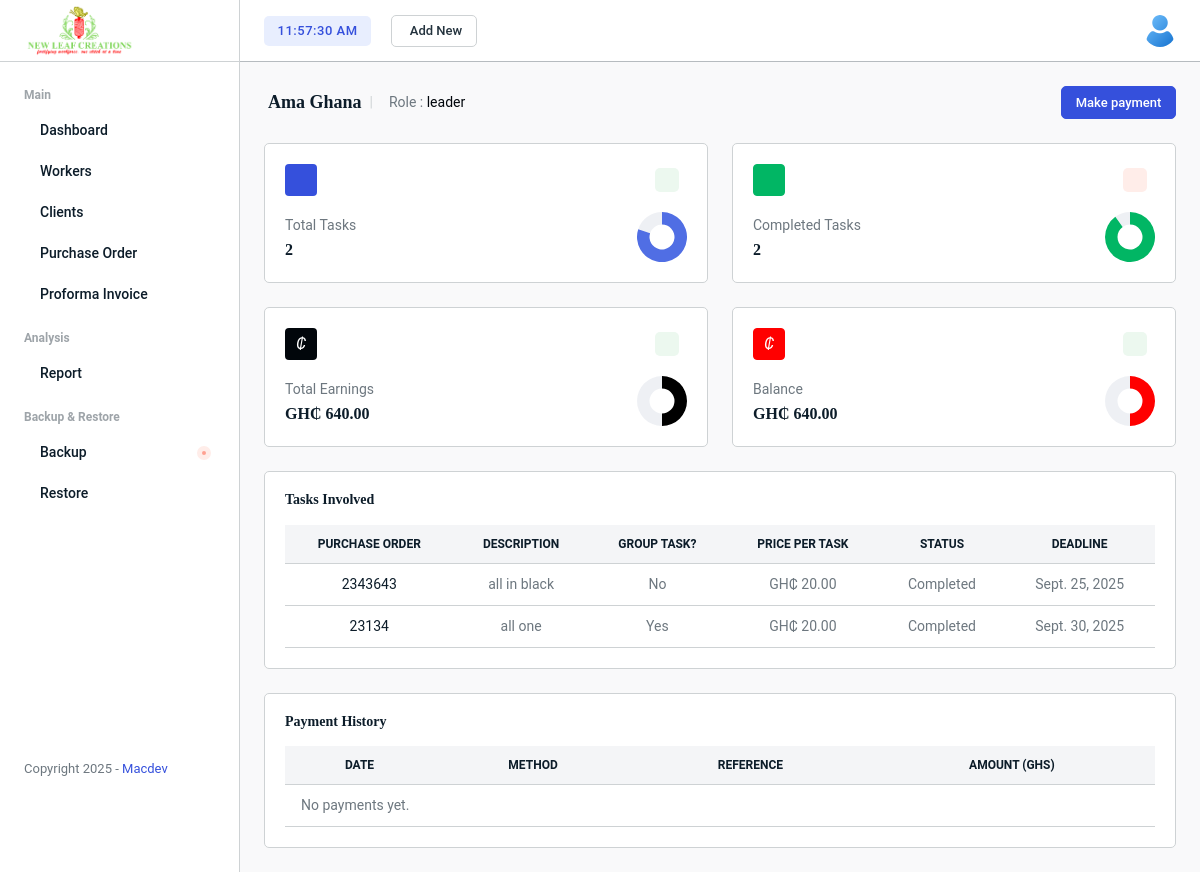
Screenshot of /workers/profile/30/ with the database file from the repository.
### workers/models.py (models this page shows, shortened)
class Worker(models.Model):
    name = models.CharField(max_length=100)
    phone = models.CharField(max_length=20, null=True)
    email = models.EmailField(blank=True)
    gender = models.CharField(max_length=10, choices=[('Male', 'Male'), ('Female', 'Female')], null=True)
    role = models.CharField(max_length=100, null=True)
    address = models.TextField(null=True)
    photo = models.ImageField(upload_to='img/users/', null=True, blank=True)
    is_active = models.BooleanField(default=True)
    registered_on = models.DateTimeField(auto_now_add=True, null=True)

### managementSystem/models.py (models this page shows, shortened)
class TaskAssignment(models.Model):
    order_item = models.ForeignKey(OrderItem, on_delete=models.CASCADE)
    workers = models.ManyToManyField(Worker)
    deadline = models.DateField()
    is_group_task = models.BooleanField(default=True)
    price_per_task = models.DecimalField(max_digits=10, decimal_places=2)  # user-defined price per task
    status = models.CharField(max_length=20, default='Assigned')

class OrderItem(models.Model):
    po = models.ForeignKey(PurchaseOrder, related_name='items', on_delete=models.CASCADE)
    order_no = models.CharField(max_length=100, null=True, blank=True)
    size = models.CharField(max_length=50, null=True, blank=True)
    color = models.CharField(max_length=50, null=True, blank=True)
    description = models.TextField()
    quantity = models.PositiveIntegerField()
    unit_price = models.DecimalField(max_digits=10, decimal_places=2)
    status = models.CharField(max_length=20, default='Pending')

class PurchaseOrder(models.Model):
    po_number = models.CharField(max_length=100, unique=True)
    client = models.ForeignKey(Client, on_delete=models.CASCADE)
    date = models.DateField()
    due_date = models.DateField()
    status = models.CharField(max_length=20, default='Pending')

### workers/views.py (the view)
# urls.py: path("profile/<int:worker_id>/", views.worker_profile, name="worker_profile"),
def worker_profile(request, worker_id):
    worker = get_object_or_404(Worker, id=worker_id)
    task_assignments = worker.taskassignment_set.select_related("order_item__po").prefetch_related("workers")
    total_tasks = task_assignments.count()
    completed_task = task_assignments.filter(order_item__status="Completed")
    completed_tasks = task_assignments.filter(order_item__status="Completed").count()
    total_earnings = 0
    for task in completed_task:
        if task.is_group_task:
            worker_share = (task.price_per_task * task.order_item.quantity) / task.workers.count() if task.workers.count() > 0 else 0
        else:
            worker_share = task.price_per_task * task.order_item.quantity
        total_earnings += worker_share
    total_paid = worker.payments.aggregate(s=Sum("amount"))["s"] or Decimal("0.00")
    payments = worker.payments.order_by("-payment_date", "-id")
    return render(request, "workers/worker_profile.html", {
        "worker": worker,
        "task_assignments": task_assignments,
        "total_tasks": total_tasks,
        "completed_tasks": completed_tasks,
        "total_earnings": total_earnings,
        "total_paid": total_paid,
        "balance": (total_earnings - total_paid).quantize(Decimal("0.01")),
        'payments': payments
    })

### managementSystem/context_processors.py (called while the page is built)
def notifications_context(request):
    if request.user.is_authenticated:
        notifications = Notification.objects.filter(user=request.user).order_by("-created_at")[:5]
        unread_count = Notification.objects.filter(user=request.user, is_read=False).count()
    else:
        notifications = []
        unread_count = 0
    return {
        "navbar_notifications": notifications,
        "unread_notifications": unread_count,
    }

### workers/templates/workers/worker_profile.html (shortened to what this page needs)
{% extends "base.html" %}
{% load static %}
{% block content %}
    <div class="main-wrapper">
        <div class="page-wrapper">
            <div class="content content-two pb-0">
                <div class="d-flex justify-content-between align-items-center mb-4">
                    <div class="d-flex align-items-center">
                        <h4 class="fw-bold">
							<a href="{% url 'workers:worker_list' %}" class="d-flex align-items-center me-2">
								{{ worker.name }}
							</a>
						</h4>
                        <span class="text-gray-1 me-2">|</span>
                        <div class="d-flex align-items-center">
                            <p>Role : <span class="text-dark">{{ worker.role }}</span></p>
                        </div>
                    </div>
                    {% if task_assignments %}
                    <div class="d-flex align-items-center">
                        <button class="btn btn-md btn-primary edit-btn" data-bs-toggle="modal" data-bs-target="#makePayment">Make payment</button>
                    </div>
                </div>
                <div class="row">
                    <div class="col-xxl-3 col-md-6 d-flex">
                        <div class="card flex-fill shadow-none">
                            <div class="card-body">
                                <div class="d-flex align-items-center justify-content-between mb-3">
                                    <div class="bg-primary avatar avatar-md rounded-1 flex-shrink-0">
                                    </div>
                                    <div class="d-flex align-items-center">
                                        <span class="avatar avatar-sm text-success badge bg-transparent-success"> </span>
                                    </div>
                                </div>
                                <div class="d-flex align-items-center justify-content-between">
                                    <div>
                                        <p class="mb-1">Total Tasks</p>
                                        <h5>{{ total_tasks }}</h5>
                                    </div>
                                    <div>
                                    </div>
                                </div>
                            </div>
                        </div>
                    </div>
                    <div class="col-xxl-3 col-md-6 d-flex">
                        <div class="card flex-fill shadow-none">
                            <div class="card-body">
                                <div class="d-flex align-items-center justify-content-between mb-3">
                                    <div class="bg-success avatar avatar-md rounded-1 flex-shrink-0">
                                    </div>
                                    <div class="d-flex align-items-center">
                                        <span class="avatar avatar-sm text-danger badge bg-transparent-danger">
										</span>
                                    </div>
                                </div>
                                <div class="d-flex align-items-center justify-content-between">
                                    <div>
                                        <p class="mb-1">Completed Tasks</p>
                                        <h5>{{ completed_tasks }}</h5>
                                    </div>
                                    <div>
                                    </div>
                                </div>
                            </div>
                        </div>
                    </div>
                    <div class="col-xxl-3 col-md-6 d-flex">
                        <div class="card flex-fill shadow-none">
                            <div class="card-body">
                                <div class="d-flex align-items-center justify-content-between mb-3">
                                    <div class="bg-dark avatar avatar-md rounded-1 flex-shrink-0">
                                        <i class="ti ti-currency- text-white fs-16 fw-normal">₵</i>
                                    </div>
                                    <div class="d-flex align-items-center">
                                        <span class="avatar avatar-sm text-success badge bg-transparent-success">
										</span>
                                    </div>
                                </div>
                                <div class="d-flex align-items-center justify-content-between">
                                    <div>
                                        <p class="mb-1">Total Earnings</p>
                                        <h5>GH₵ {{ total_earnings|floatformat:2 }}</h5>
                                    </div>
                                    <div>
                                    </div>
                                </div>
                            </div>
                        </div>
                    </div>
                    <div class="col-xxl-3 col-md-6 d-flex">
                        <div class="card flex-fill shadow-none">
                            <div class="card-body">
                                <div class="d-flex align-items-center justify-content-between mb-3">
                                    <div class="bg-danger avatar avatar-md rounded-1 flex-shrink-0">
                                        <i class="ti ti-currency- text-white fs-16 fw-normal">₵</i>
                                    </div>
                                    <div class="d-flex align-items-center">
                                        <span class="avatar avatar-sm text-success badge bg-transparent-success">
										</span>
                                    </div>
                                </div>
                                <div class="d-flex align-items-center justify-content-between">
                                    <div>
                                        <p class="mb-1">Balance</p>
                                        <h5>GH₵ {{ balance }}</h5>
                                    </div>
                                    <div>
                                    </div>
                                </div>
                            </div>
                        </div>
                    </div>
                </div>
                <div class="row">
                    <div class="col-xl-12">
                        <div class="card">
                            <div class="card-body">
                                <div class="d-flex align-items-center justify-content-between mb-3">
                                    <h6 class="fw-bold">Tasks Involved</h6>
                                </div>
                                <table class="table table-md">
                                    <thead class="thead-light text-uppercase text-center">
                                        <tr>
                                        <th>Purchase Order</th>
                                        <th>Description</th>
                                        <th>Group Task?</th>
                                        <th>Price per Task</th>
                                        <th>Status</th>
                                        <th>Deadline</th>
                                        </tr>
                                    </thead>
                                    <tbody>
                                        {% for task in task_assignments %}
                                        <tr class="text-center">
                                            <td><a href="{% url 'managementSystem:view_po' task.order_item.po.id %}">{{ task.order_item.po.po_number }}</a></td>
                                            <td>{{ task.order_item.description }}</td>
                                            <td>{% if task.is_group_task %} Yes {% else %} No {% endif %}</td>
                                            <td>GH₵ {{ task.price_per_task }}</td>
                                            <td>{{ task.order_item.status }}</td>
                                            <td>{{ task.deadline }}</td>
                                        </tr>
                                        {% empty %}
                                            <tr><td colspan="4">No payments yet.</td></tr>
                                        {% endfor %}
                                    </tbody>
                                </table>
                            </div>
                        </div>
                    </div>
                </div>
                <div class="table-responsive card">
                    <div class="card-body">
                         <div class="d-flex align-items-center justify-content-between mb-3">
                             <h6 class="fw-bold">Payment History</h6>
                        </div>
                        <table class="table table-md">
                            <thead class="thead-light text-uppercase text-center">
                                <tr>
                                <th>Date</th>
                                <th>Method</th>
                                <th>Reference</th>
                                <th>Amount (GHS)</th>
                                </tr>
                            </thead>
                            <tbody>
                                {% for p in payments %}
                                <tr class="text-center">
                                    <td>{{ p.payment_date }}</td>
                                    <td>{{ p.get_method_display }}</td>
                                    <td>{{ p.reference|default:"—" }}</td>
                                    <td>{{ p.amount|floatformat:2 }}</td>
                                </tr>
                                {% empty %}
                                    <tr><td colspan="4">No payments yet.</td></tr>
                                {% endfor %}
                            </tbody>
                        </table>
                    </div>
                </div>
                {% else %}
                    <p>No tasks assigned to this worker yet.</p>
                {% endif %}
            </div>
        </div>
    </div>
{% endblock %}

### rows the page displays
Worker: name "Ama Ghana", role "leader"
TaskAssignment: order_item.po.po_number "2343643", order_item.description "all in black", is_group_task "No", price_per_task "20.00", order_item.status "Completed", deadline "Sept. 25, 2025"
TaskAssignment: order_item.po.po_number "23134", order_item.description "all one", is_group_task "Yes", price_per_task "20.00", order_item.status "Completed", deadline "Sept. 30, 2025"

### other values shown
{{ total_tasks }} "2"
{{ completed_tasks }} "2"
{{ total_earnings|floatformat:2 }} "640.00"
{{ balance }} "640.00"
